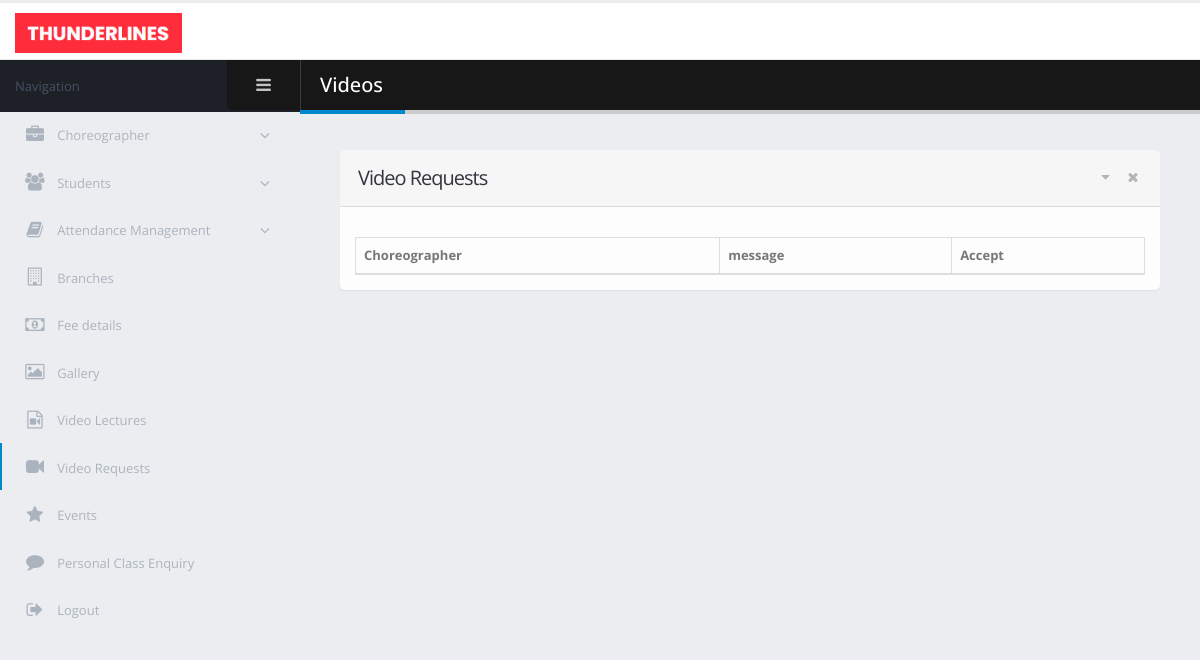
/admin/video_requests.php, run on an earlier commit of the app's database.
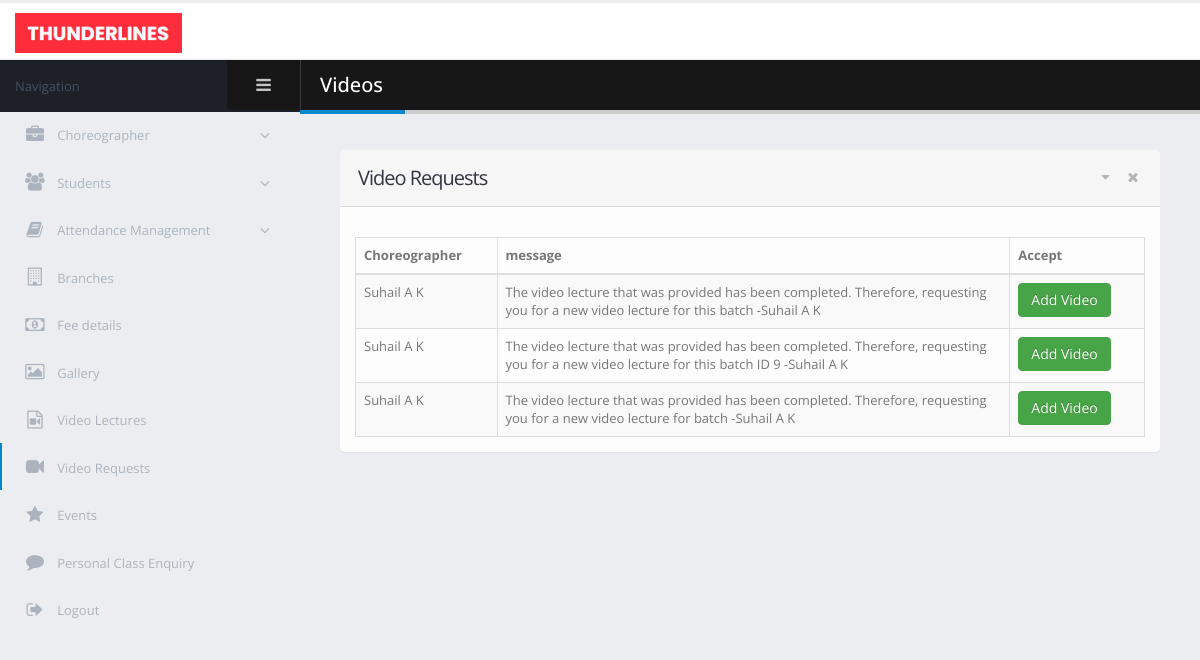
And on a later commit of the database.
### tables this page shows
CREATE TABLE `messages` (
  `msg_id` int(11) NOT NULL,
  `from_id` int(11) NOT NULL,
  `to_id` int(11) NOT NULL,
  `message_title` varchar(40) NOT NULL,
  `message` text NOT NULL,
  `message_status` int(11) NOT NULL DEFAULT 1
);

CREATE TABLE `choreographer` (
  `choreographer_id` int(11) NOT NULL,
  `choreographer_name` varchar(50) NOT NULL,
  `choreographer_dob` date NOT NULL,
  `address` varchar(40) NOT NULL,
  `place` varchar(30) NOT NULL,
  `pincode` int(11) NOT NULL,
  `district` varchar(25) NOT NULL,
  `mobile` bigint(12) NOT NULL,
  `email` varchar(25) NOT NULL,
  `sallary` int(11) NOT NULL,
  `qualification` varchar(20) NOT NULL
);

### admin/video_requests.php (the view, shortened to what the changed rows need)
<!doctype html>
<html class="fixed">
	<head>
		<link rel="stylesheet" href="assets/vendor/bootstrap/css/bootstrap.css" />
		<link rel="stylesheet" href="assets/vendor/font-awesome/css/font-awesome.css" />
		<link rel="stylesheet" href="assets/vendor/magnific-popup/magnific-popup.css" />
		<link rel="stylesheet" href="assets/vendor/bootstrap-datepicker/css/bootstrap-datepicker3.css" />
		<link rel="stylesheet" href="assets/vendor/jquery-ui/jquery-ui.css" />
		<link rel="stylesheet" href="assets/vendor/jquery-ui/jquery-ui.theme.css" />
		<link rel="stylesheet" href="assets/vendor/bootstrap-multiselect/bootstrap-multiselect.css" />
		<link rel="stylesheet" href="assets/vendor/morris.js/morris.css" />
		<link rel="stylesheet" href="assets/stylesheets/theme.css" />
		<link rel="stylesheet" href="assets/stylesheets/skins/default.css" />
		<link rel="stylesheet" href="assets/stylesheets/theme-custom.css">
	</head>
	<body>
		<section class="body">
			<div class="inner-wrapper">
                <section role="main" class="content-body">
                    <header class="page-header">
                        <h2>Videos</h2>
                    </header>
                    <section class="panel">
                        <header class="panel-heading">
                            <h2 class="panel-title">Video Requests</h2>
                        </header>
                        <div class="panel-body">
                            <form action="" method="post">
                                <table class="table table-bordered table-striped mb-none" id="tester_table">
                                    <thead>
                                    <tr>
                                        <th>Choreographer</th>
                                        <th>message</th>
                                        <th>Accept</th>
                                    </tr>
                                    </thead>
                                    <tbody>
                                    <?php
                                    $server_name = "localhost";
                                    $user_name = "root";
                                    $password = "";
                                    $database = "dance-academy";
                                    $conn = new mysqli($server_name, $user_name, $password, $database);
                                    $video_sel = "select msg_id, from_id, message  from messages where to_id='111' and message_title='video_request' and message_status='1' order by msg_id desc ";
                                    $res = $conn->query($video_sel);
                                    while ($row = $res->fetch_array())
                                    {
                                        echo "<tr>";
                                        $res_ch = $conn->query("select * from choreographer where choreographer_id='$row[1]'");
                                        $row_ch = $res_ch->fetch_array();
                                        echo "<td>$row_ch[1]</td>";
                                        echo "<td style='width: 65%'>$row[2]</td>";
                                        echo "<td><a href='update_video_req.php?msgid=$row[0]'><button type='button' class='btn btn-success'>Add Video</button></a></td>";
                                    }
                                    ?>
                                    </tbody>
                                </table>
                            </form>
                        </div>
                    </section>
                </section>
			</div>
		</section>
	</body>
</html>

What changed in the data, as far as the page shows it:
added messages: choreographer.choreographer_name "Suhail A K", message "The video lecture that was provided has been completed. Therefore, requesting you for a new video lecture for this batch -Suhail A K"
added messages: choreographer.choreographer_name "Suhail A K", message "The video lecture that was provided has been completed. Therefore, requesting you for a new video lecture for this batch ID 9 -Suhail A K"
added messages: choreographer.choreographer_name "Suhail A K", message "The video lecture that was provided has been completed. Therefore, requesting you for a new video lecture for batch -Suhail A K"
